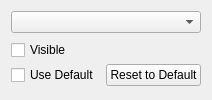
        <widget class="QWidget" name="widget" native="true">
         <layout class="QVBoxLayout" name="verticalLayout_7">
          <item>
           <widget class="QComboBox" name="cmbChannel"/>
          </item>
          <item>
           <widget class="QWidget" name="wgtNonDefaultControls" native="true">
            <layout class="QGridLayout" name="lytNonDefaultControls">
             <property name="leftMargin">
              <number>0</number>
             </property>
             <property name="topMargin">
              <number>0</number>
             </property>
             <property name="rightMargin">
              <number>0</number>
             </property>
             <property name="bottomMargin">
              <number>0</number>
             </property>
             <property name="verticalSpacing">
              <number>3</number>
             </property>
             <item row="1" column="0">
              <widget class="QCheckBox" name="chbInheritOpts">
               <property name="statusTip">
                <string>Whether this channel should inherit the below values from the default settings.</string>
               </property>
               <property name="text">
                <string>Use Default</string>
               </property>
               <property name="checked">
                <bool>false</bool>
               </property>
              </widget>
             </item>
             <item row="1" column="1">
              <widget class="QPushButton" name="btnResetOpts">
               <property name="text">
                <string>Reset to Default</string>
               </property>
              </widget>
             </item>
             <item row="0" column="0" colspan="2">
              <widget class="QCheckBox" name="chbIsVisible">
               <property name="text">
                <string>Visible</string>
               </property>
              </widget>
             </item>
            </layout>
           </widget>
          </item>
         </layout>
        </widget>
